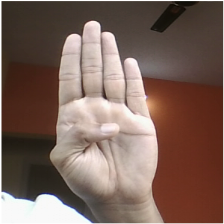
#> input picture data/b/129.png, 224 x 224 px
$ python -i fixweak.py   (imports and definitions only)
#> lines starting #> are read from the running program, lines starting #| are printed output that depends on the picture
#> further down, picture is the input picture: shape (224, 224, 3); mean B, G, R 91.1, 100.7, 124
# fix_weak.py
from function import *
import cv2
import numpy as np
import os

import os as _os, sys as _sys
_HERE = _os.path.dirname(_os.path.abspath(__file__))
ROOT  = _os.path.dirname(_HERE)          # project root (one level up)
_sys.path.insert(0, _os.path.join(ROOT, 'src'))


WEAK_CLASSES = ['B', 'E', 'F', 'H', 'J', 'K','L','O','U','V','W','Y', 'Z']
TARGET = 165

def augment_image(src):
    """Generate a random augmentation of an image"""
    aug = src.copy()

    # Random brightness
    factor = np.random.uniform(0.75, 1.25)
    aug = np.clip(aug * factor, 0, 255).astype(np.uint8)

    # Random rotation ±12°
    h, w = aug.shape[:2]
#> h = 224; w = 224
    angle = np.random.uniform(-12, 12)
    M = cv2.getRotationMatrix2D((w//2, h//2), angle, 1)
    aug = cv2.warpAffine(aug, M, (w, h))
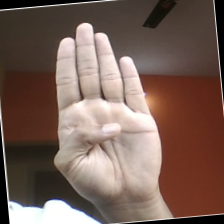
#> aug: shape (224, 224, 3); mean B, G, R 87.5, 97.1, 120.3

    # Random zoom 90–110%
    scale = np.random.uniform(0.90, 1.10)
    M2 = cv2.getRotationMatrix2D((w//2, h//2), 0, scale)
#> M2 = [[1.02, 0, -2.3], [0, 1.02, -2.3]]
    aug = cv2.warpAffine(aug, M2, (w, h))
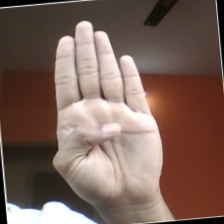
#> aug: shape (224, 224, 3); mean B, G, R 88.9, 98.7, 122.4

    # Random slight blur
    if np.random.rand() > 0.7:
        ksize = np.random.choice([3, 5])
        aug = cv2.GaussianBlur(aug, (ksize, ksize), 0)

    # Random contrast
    alpha = np.random.uniform(0.85, 1.15)
    aug = np.clip(aug * alpha, 0, 255).astype(np.uint8)

    return aug

# [103 lines not run here, left out]

>>> import cv2
>>> picture = cv2.imread('../data/b/129.png')
>>> result = augment_image(picture)
